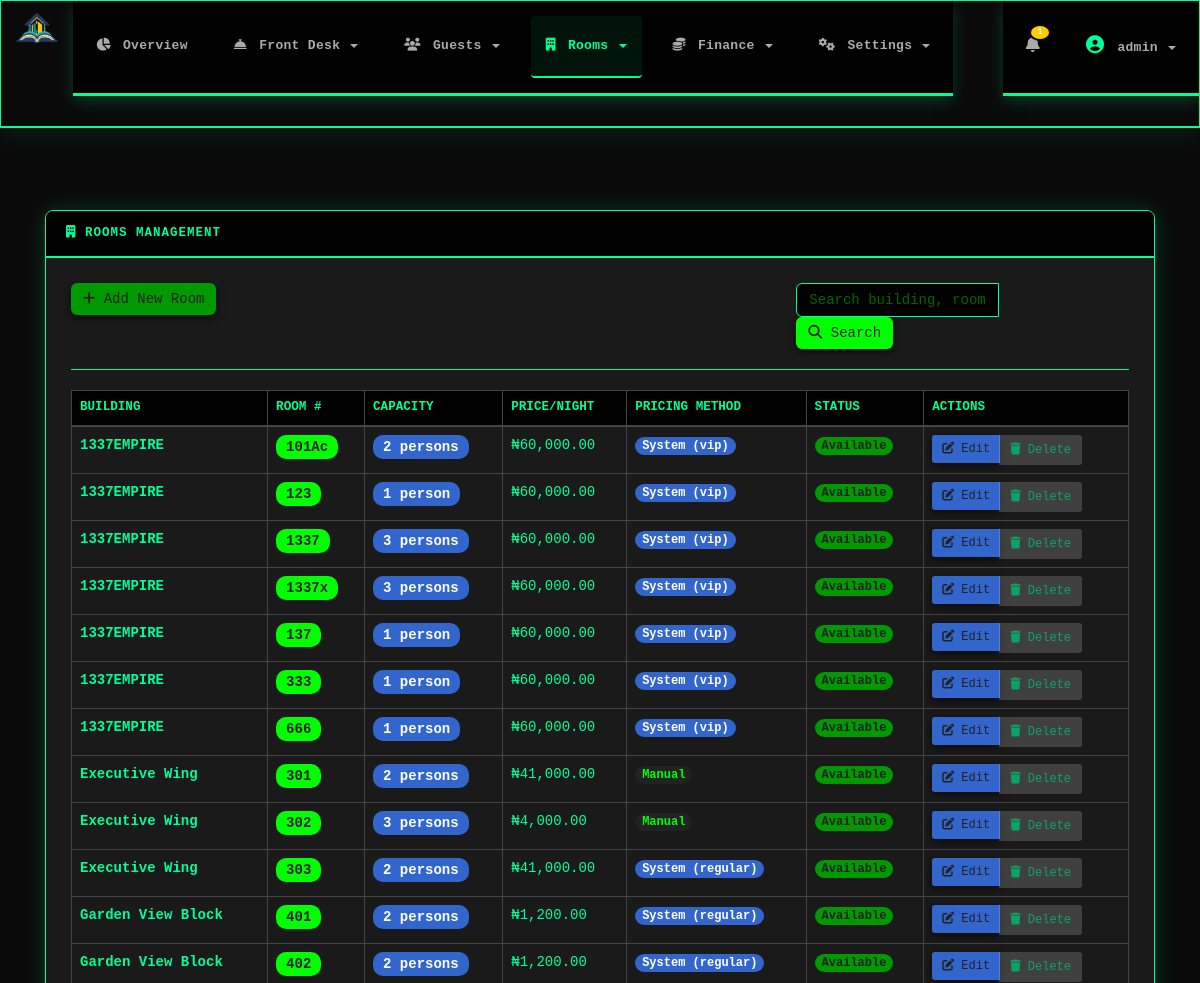
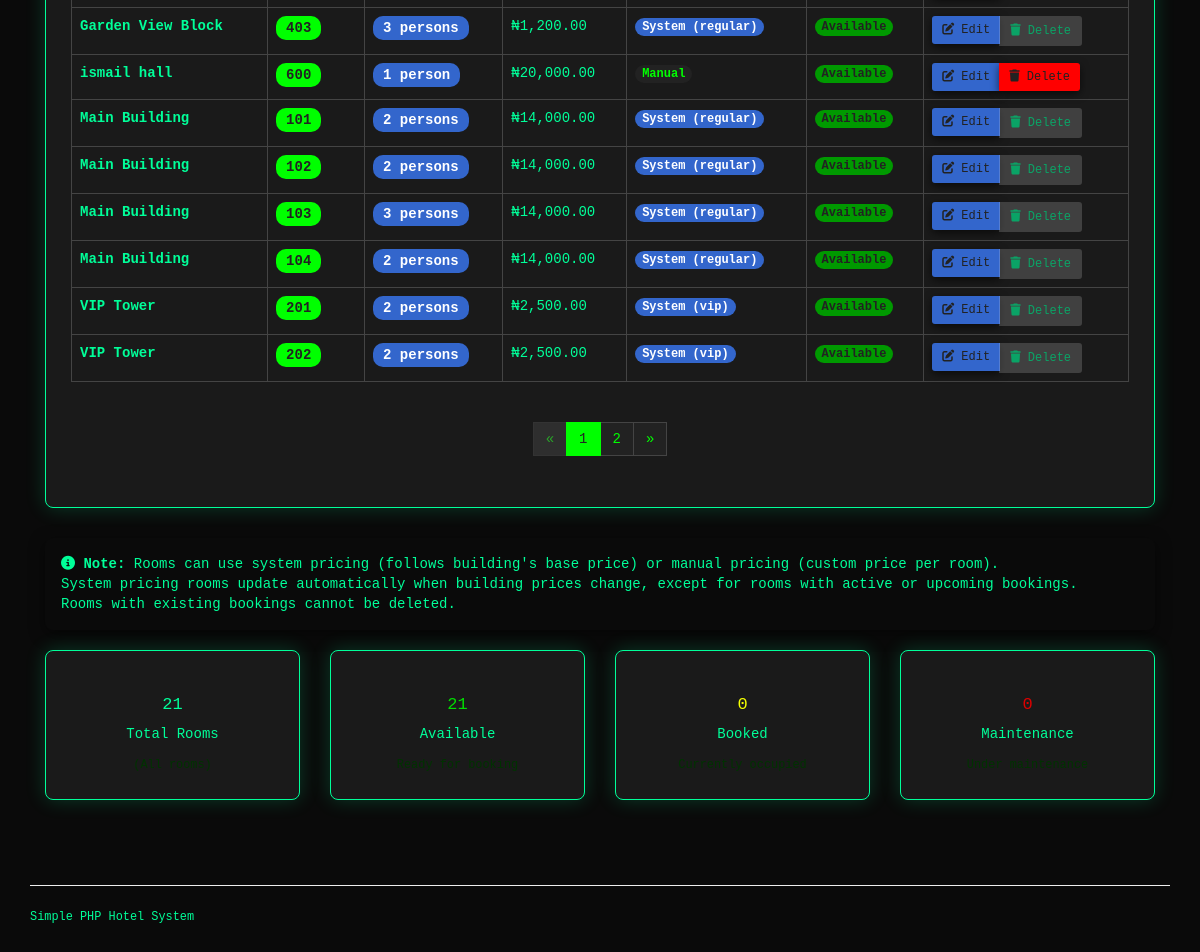
Page /admin_manage_rooms.php (signed in) on the committed database (2 pictures, top to bottom).
### tables this page shows
CREATE TABLE `rooms` (
  `id` int(10) UNSIGNED NOT NULL,
  `building_id` int(10) UNSIGNED NOT NULL,
  `room_number` varchar(50) NOT NULL,
  `capacity` int(11) NOT NULL DEFAULT '1',
  `status` enum('available','booked','maintenance') DEFAULT 'available',
  `price_per_night` decimal(10,2) NOT NULL DEFAULT '0.00',
  `use_system_price` tinyint(1) DEFAULT '1',
  `manual_price` decimal(10,2) DEFAULT NULL,
  `created_at` timestamp NULL DEFAULT CURRENT_TIMESTAMP
);

CREATE TABLE `buildings` (
  `id` int(10) UNSIGNED NOT NULL,
  `name` varchar(150) NOT NULL,
  `building_type` enum('regular','vip','premium') DEFAULT 'regular',
  `description` text,
  `base_price` decimal(10,2) DEFAULT '1000.00',
  `status` tinyint(1) DEFAULT '1',
  `created_at` timestamp NULL DEFAULT CURRENT_TIMESTAMP
);

### functions.php (called while the page is built, shortened)
<?php
function h($string) {
    return htmlspecialchars($string, ENT_QUOTES, 'UTF-8');
}
?>

### admin_manage_rooms.php (the view, shortened to what this page needs)
<?php
require_once __DIR__ . '/functions.php';
$search = isset($_GET['search']) ? mysqli_real_escape_string($conn, trim($_GET['search'])) : '';
$per_page = 20;
$page = isset($_GET['page']) ? max(1, (int)$_GET['page']) : 1;
$offset = ($page - 1) * $per_page;
$show_add_form = isset($_GET['add']);
$edit_id = isset($_GET['edit']) ? (int)$_GET['edit'] : 0;
$where_conditions = array("1=1");
$where_clause = implode(' AND ', $where_conditions);
$sql = "
    SELECT r.*, b.name as building_name, b.building_type, b.base_price
    FROM rooms r
    JOIN buildings b ON r.building_id = b.id
    WHERE $where_clause
    ORDER BY b.name, r.room_number
    LIMIT $offset, $per_page
";
$result = mysqli_query($conn, $sql);
$rooms = mysqli_fetch_all($result, MYSQLI_ASSOC);
$room_ids = array_column($rooms, 'id');
$booking_counts = array();
if (!empty($room_ids)) {
    $id_list = implode(',', $room_ids);
    $booking_query = mysqli_query($conn, "SELECT room_id, COUNT(*) as booking_count FROM bookings WHERE room_id IN ($id_list) GROUP BY room_id");
    while ($row = mysqli_fetch_assoc($booking_query)) {
        $booking_counts[$row['room_id']] = $row['booking_count'];
    }
}
$total_count_result = mysqli_query($conn, "SELECT COUNT(*) as count FROM rooms r JOIN buildings b ON r.building_id = b.id WHERE $where_clause");
$total_count_row = mysqli_fetch_assoc($total_count_result);
$total_count = $total_count_row['count'];
$total_pages = ceil($total_count / $per_page);
$summary_sql = "
    SELECT
        COUNT(*) as total_count,
        SUM(CASE WHEN r.status = 'available' THEN 1 ELSE 0 END) as available_count,
        SUM(CASE WHEN r.status = 'booked' THEN 1 ELSE 0 END) as booked_count,
        SUM(CASE WHEN r.status = 'maintenance' THEN 1 ELSE 0 END) as maintenance_count,
        SUM(r.price_per_night) as total_value
    FROM rooms r
    JOIN buildings b ON r.building_id = b.id
    WHERE $where_clause
";
$summary_result = mysqli_query($conn, $summary_sql);
$summary = mysqli_fetch_assoc($summary_result);
function get_status_badge($status) {
    switch($status) {
        case 'available': return '<span class="badge badge-success">Available</span>';
    }
}
function get_pricing_method_badge($use_system_price, $building_type) {
    if ($use_system_price) {
        return '<span class="badge badge-info">System (' . $building_type . ')</span>';
    } else {
        return '<span class="badge badge-secondary">Manual</span>';
    }
}
include __DIR__.'/header.php';
?>
<div class="container-fluid main-container">
    <div class="content-wrapper">
        <div class="card">
            <div class="card-header">
                <h4 class="text-terminal"><i class="fas fa-building"></i> Rooms Management</h4>
            </div>
            <div class="card-body">
                <div class="row mb-4">
                    <div class="col-md-8">
                        <?php if (!$show_add_form && !$edit_id): ?>
                            <a href="?add=1" class="btn btn-success">
                                <i class="fas fa-plus"></i> Add New Room
                            </a>
                        <?php else: ?>
                            <a href="admin_manage_rooms.php" class="btn btn-secondary">
                                <i class="fas fa-arrow-left"></i> Back to Rooms List
                            </a>
                        <?php endif; ?>
                    </div>
                    <div class="col-md-4">
                        <form method="get" action="admin_manage_rooms.php">
                            <div class="input-group hacker-input-group">
                                <input type="text"
                                       name="search"
                                       class="form-control hacker-input"
                                       placeholder="Search building, room #, or status..."
                                       value="<?php echo h($search); ?>"
                                       aria-label="Search rooms">
                                <div class="input-group-append">
                                    <button class="btn btn-primary" type="submit" aria-label="Search">
                                        <i class="fas fa-search"></i> Search
                                    </button>
                                </div>
                            </div>
                        </form>
                    </div>
                </div>
                <hr class="border-terminal">
                <div class="table-responsive">
                    <table class="table table-dark table-hover table-bordered">
                        <thead>
                            <tr>
                                <th>Building</th>
                                <th>Room #</th>
                                <th>Capacity</th>
                                <th>Price/Night</th>
                                <th>Pricing Method</th>
                                <th>Status</th>
                                <th>Actions</th>
                            </tr>
                        </thead>
                        <tbody>
                            <?php if (empty($rooms)): ?>
                                <tr>
                                    <td colspan="7" class="text-center text-muted p-5">
                                        <?php if ($search): ?>
                                            <i class="fas fa-search"></i><br>
                                            No rooms found for "<?php echo h($search); ?>"
                                        <?php else: ?>
                                            <i class="fas fa-list"></i><br>
                                            No rooms found. Add your first room.
                                        <?php endif; ?>
                                    </td>
                                </tr>
                            <?php else: ?>
                                <?php foreach ($rooms as $room):
                                    $booking_count = isset($booking_counts[$room['id']]) ? $booking_counts[$room['id']] : 0;
                                    $can_delete = $booking_count == 0;
                                ?>
                                <tr <?php echo $edit_id == $room['id'] ? 'class="table-info"' : ''; ?>>
                                    <td><strong class="text-terminal"><?php echo h($room['building_name']); ?></strong></td>
                                    <td><span class="badge badge-primary" style="font-size:1em;padding:5px 10px;"><?php echo h($room['room_number']); ?></span></td>
                                    <td><span class="badge badge-info" style="font-size:1em;padding:5px 10px;"><?php echo h($room['capacity']); ?> person<?php echo $room['capacity'] != 1 ? 's' : ''; ?></span></td>
                                    <td><span class="text-green">₦<?php echo number_format($room['price_per_night'], 2); ?></span></td>
                                    <td><?php echo get_pricing_method_badge($room['use_system_price'], $room['building_type']); ?></td>
                                    <td><?php echo get_status_badge($room['status']); ?></td>
                                    <td>
                                        <div class="btn-group btn-group-sm">
                                            <?php if ($edit_id == $room['id']): ?>
                                                <button class="btn btn-info" disabled>
                                                    <i class="fas fa-edit"></i> Editing...
                                                </button>
                                            <?php else: ?>
                                                <a href="?edit=<?php echo h($room['id']); ?><?php echo $search ? '&search=' . urlencode($search) : ''; ?>"
                                                   class="btn btn-info">
                                                    <i class="fas fa-edit"></i> Edit
                                                </a>
                                            <?php endif; ?>
                                            <?php if ($can_delete): ?>
                                            <a href="javascript:void(0)" class="btn btn-danger"
                                               onclick="showConfirmModal('Are you sure you want to delete Room <strong><?php echo h($room['room_number']); ?></strong>?', '?delete=<?php echo h($room['id']); ?><?php echo $search ? '&search=' . urlencode($search) : ''; ?>', 'This will permanently remove this room and all associated data.', 'btn-danger', 'fa-trash', '#ff0000', 'Delete Room');">
                                                <i class="fas fa-trash"></i> Delete
                                            </a>
                                            <?php else: ?>
                                            <button class="btn btn-secondary" disabled title="Cannot delete (has <?php echo h($booking_count); ?> booking<?php echo $booking_count != 1 ? 's' : ''; ?>)">
                                                <i class="fas fa-trash"></i> Delete
                                            </button>
                                            <?php endif; ?>
                                        </div>
                                    </td>
                                </tr>
                                <?php endforeach; ?>
                            <?php endif; ?>
                        </tbody>
                    </table>
                </div>
                <?php if ($total_pages > 1): ?>
                <div class="text-center mt-3">
                    <nav aria-label="Rooms pagination">
                        <ul class="pagination">
                            <?php if ($page > 1): ?>
                                <li class="page-item">
                                    <a class="page-link" href="?page=<?php echo $page - 1; ?><?php echo $search ? '&search=' . urlencode($search) : ''; ?><?php echo $edit_id ? '&edit=' . $edit_id : ''; ?>" aria-label="Previous">
                                        <span aria-hidden="true">&laquo;</span>
                                    </a>
                                </li>
                            <?php else: ?>
                                <li class="page-item disabled">
                                    <span class="page-link" aria-hidden="true">&laquo;</span>
                                </li>
                            <?php endif; ?>
                            <?php for ($i = max(1, $page - 2); $i <= min($total_pages, $page + 2); $i++): ?>
                                <li class="page-item <?php echo $i == $page ? 'active' : ''; ?>">
                                    <a class="page-link" href="?page=<?php echo h($i); ?><?php echo $search ? '&search=' . urlencode($search) : ''; ?><?php echo $edit_id ? '&edit=' . $edit_id : ''; ?>"><?php echo h($i); ?></a>
                                </li>
                            <?php endfor; ?>
                            <?php if ($page < $total_pages): ?>
                                <li class="page-item">
                                    <a class="page-link" href="?page=<?php echo $page + 1; ?><?php echo $search ? '&search=' . urlencode($search) : ''; ?><?php echo $edit_id ? '&edit=' . $edit_id : ''; ?>" aria-label="Next">
                                        <span aria-hidden="true">&raquo;</span>
                                    </a>
                                </li>
                            <?php else: ?>
                                <li class="page-item disabled">
                                    <span class="page-link" aria-hidden="true">&raquo;</span>
                                </li>
                            <?php endif; ?>
                        </ul>
                    </nav>
                </div>
                <?php endif; ?>
            </div>
        </div>
        <div class="alert alert-secondary mt-3">
            <i class="fas fa-info-circle"></i>
            <strong>Note:</strong> Rooms can use system pricing (follows building's base price) or manual pricing (custom price per room).<br>
            System pricing rooms update automatically when building prices change, except for rooms with active or upcoming bookings.<br>
            Rooms with existing bookings cannot be deleted.
        </div>
        <div class="row mb-4">
            <div class="col-md-3">
                <div class="card text-center border-secondary">
                    <div class="card-body">
                        <h4 class="text-light"><?php echo number_format($summary['total_count']); ?></h4>
                        <p class="mb-0">Total Rooms</p>
                        <small class="text-muted">
                        </small>
                    </div>
                </div>
            </div>
            <div class="col-md-3">
                <div class="card text-center border-success">
                    <div class="card-body">
                        <h4 class="text-success"><?php echo number_format($summary['available_count']); ?></h4>
                        <p class="mb-0">Available</p>
                        <small class="text-muted">Ready for booking</small>
                    </div>
                </div>
            </div>
            <div class="col-md-3">
                <div class="card text-center border-warning">
                    <div class="card-body">
                        <h4 class="text-warning"><?php echo number_format($summary['booked_count']); ?></h4>
                        <p class="mb-0">Booked</p>
                        <small class="text-muted">Currently occupied</small>
                    </div>
                </div>
            </div>
            <div class="col-md-3">
                <div class="card text-center border-danger">
                    <div class="card-body">
                        <h4 class="text-danger"><?php echo number_format($summary['maintenance_count']); ?></h4>
                        <p class="mb-0">Maintenance</p>
                        <small class="text-muted">Under maintenance</small>
                    </div>
                </div>
            </div>
        </div>
    </div>
</div>
<?php include __DIR__ . '/footer.php'; ?>

### rows in the picture
rooms: building.name "1337EMPIRE", room_number "101Ac", capacity "2", shows "s", price_per_night "60,000.00", building.building_type "vip", status "Available"
rooms: building.name "1337EMPIRE", room_number "123", capacity "1", price_per_night "60,000.00", building.building_type "vip", status "Available"
rooms: building.name "1337EMPIRE", room_number "1337", capacity "3", shows "s", price_per_night "60,000.00", building.building_type "vip", status "Available"
rooms: building.name "1337EMPIRE", room_number "1337x", capacity "3", shows "s", price_per_night "60,000.00", building.building_type "vip", status "Available"
rooms: building.name "1337EMPIRE", room_number "137", capacity "1", price_per_night "60,000.00", building.building_type "vip", status "Available"
rooms: building.name "1337EMPIRE", room_number "333", capacity "1", price_per_night "60,000.00", building.building_type "vip", status "Available"
rooms: building.name "1337EMPIRE", room_number "666", capacity "1", price_per_night "60,000.00", building.building_type "vip", status "Available"
rooms: building.name "Executive Wing", room_number "301", capacity "2", shows "s", price_per_night "41,000.00", use_system_price "Manual", status "Available"
rooms: building.name "Executive Wing", room_number "302", capacity "3", shows "s", price_per_night "4,000.00", use_system_price "Manual", status "Available"
rooms: building.name "Executive Wing", room_number "303", capacity "2", shows "s", price_per_night "41,000.00", building.building_type "regular", status "Available"
rooms: building.name "Garden View Block", room_number "401", capacity "2", shows "s", price_per_night "1,200.00", building.building_type "regular", status "Available"
rooms: building.name "Garden View Block", room_number "402", capacity "2", shows "s", price_per_night "1,200.00", building.building_type "regular", status "Available"
rooms: building.name "Garden View Block", room_number "403", capacity "3", shows "s", price_per_night "1,200.00", building.building_type "regular", status "Available"
rooms: building.name "ismail hall", room_number "600", capacity "1", price_per_night "20,000.00", use_system_price "Manual", status "Available"
rooms: building.name "Main Building", room_number "101", capacity "2", shows "s", price_per_night "14,000.00", building.building_type "regular", status "Available"
rooms: building.name "Main Building", room_number "102", capacity "2", shows "s", price_per_night "14,000.00", building.building_type "regular", status "Available"
rooms: building.name "Main Building", room_number "103", capacity "3", shows "s", price_per_night "14,000.00", building.building_type "regular", status "Available"
rooms: building.name "Main Building", room_number "104", capacity "2", shows "s", price_per_night "14,000.00", building.building_type "regular", status "Available"
rooms: building.name "VIP Tower", room_number "201", capacity "2", shows "s", price_per_night "2,500.00", building.building_type "vip", status "Available"
rooms: building.name "VIP Tower", room_number "202", capacity "2", shows "s", price_per_night "2,500.00", building.building_type "vip", status "Available"

### other values in the picture
$notification_types "1"
get_current_admin_username() "admin"
$summary['total_count'] "21"
$summary['available_count'] "21"
$summary['booked_count'] "0"
$summary['maintenance_count'] "0"
